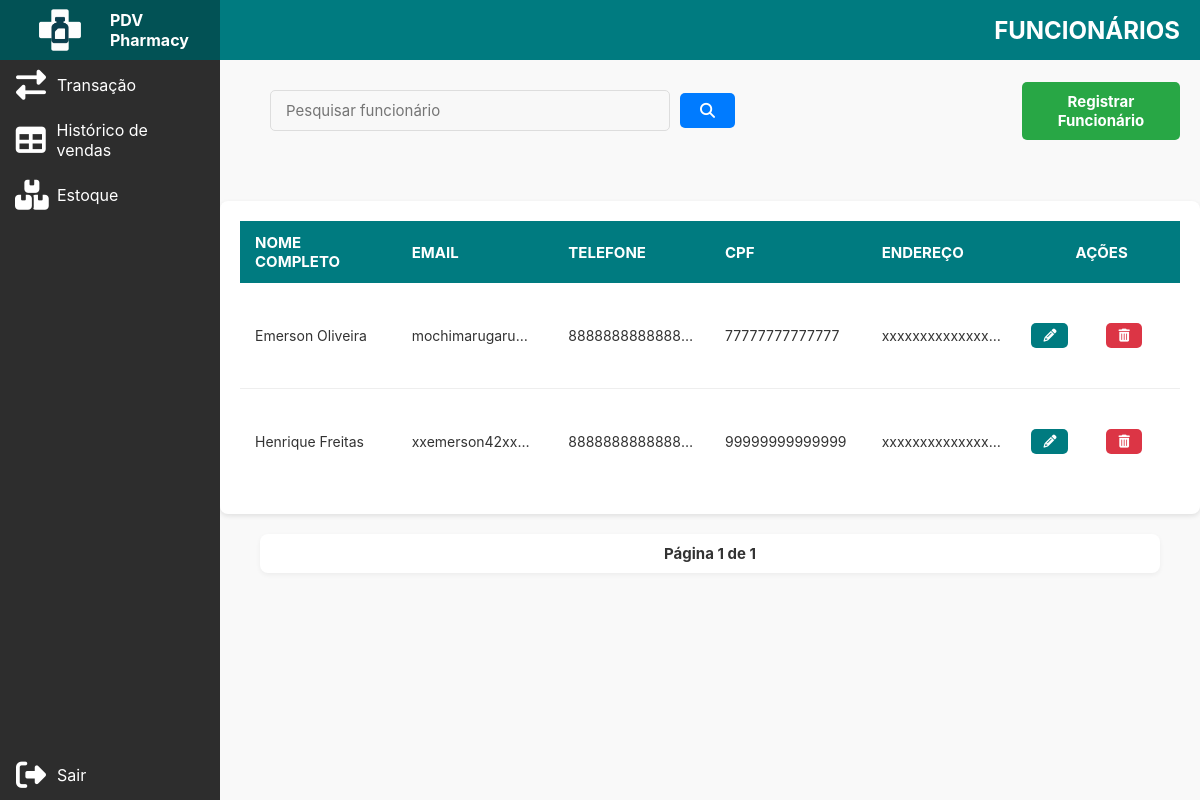
/funcionarios/listar/ (signed in), run on an earlier commit of the app's database.
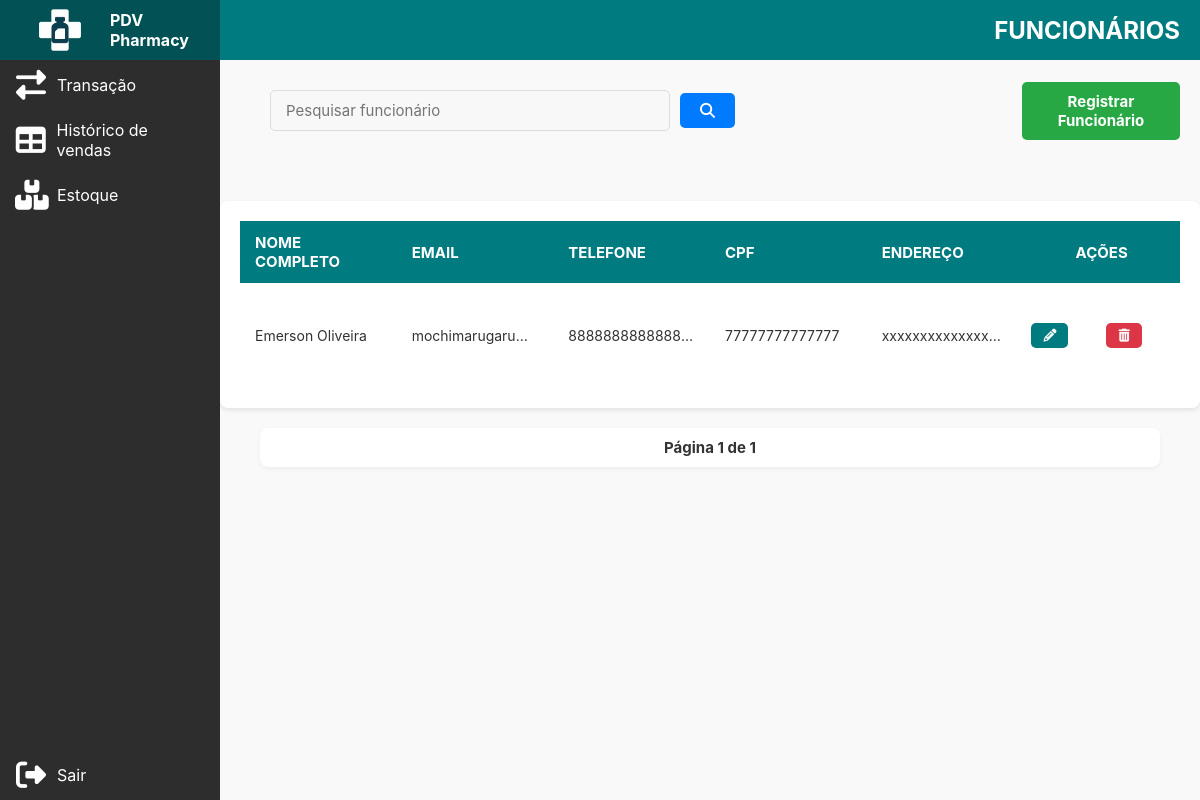
And on a later commit of the database.
### funcionario/models.py (models this page shows)
class Funcionario(models.Model):
    user = models.OneToOneField(User, on_delete=models.CASCADE, null=True, blank=True)  # ALTERADO TEMPORARIAMENTE
    SEXO_CHOICES = [
        ('M', 'Masculino'),
        ('F', 'Feminino'),
        ('O', 'Outro'),
    ]
    telefone = models.CharField(max_length=15)
    cpf = models.CharField(max_length=14, unique=True)
    endereco = models.CharField(max_length=255)
    sexo = models.CharField(max_length=1, choices=SEXO_CHOICES)
    data_nascimento = models.DateField()
    foto = models.ImageField(upload_to='fotos_funcionarios/', blank=True, null=True)
    observacao = models.TextField(blank=True, null=True)
    criado_em = models.DateTimeField(auto_now_add=True)

### funcionario/views.py (the view, shortened to what this page needs)
# urls.py: path('listar/', views.listar_funcionarios, name='listar_funcionarios'),
@login_required
def listar_funcionarios(request):
    if not is_dono(request.user):
        return redirect('login')
    query = request.GET.get('q', '')
    funcionarios_qs = Funcionario.objects.all().order_by('user__first_name', 'user__last_name')
    paginator = Paginator(funcionarios_qs, 10)
    page_number = request.GET.get('page')
    page_obj = paginator.get_page(page_number)
    return render(request, 'funcionarios/listar.html', {
        'page_obj': page_obj,
        'query': query
    })

### funcionario/views.py (called while the page is built)
def is_dono(user):
    return user.groups.filter(name='dono').exists()

### templates/funcionarios/listar.html (shortened to what this page needs)
{% load static %}
<html lang="pt">
<head>
    <link rel="stylesheet" href="{% static 'css/style_funcionario.css' %}">
    <link rel="stylesheet"  href="https://cdnjs.cloudflare.com/ajax/libs/font-awesome/6.4.0/css/all.min.css"/>
</head>
<body>
<div class="sidebar">
    <div class="sidebar-top">
        <img src="{% static 'img/logo-icon.png' %}" alt="Logo PDV Farma" class="logo">
        <span class="logo-text">PDV Pharmacy</span>
    </div>
    <a href="{% url 'nova_venda' %}"><i class="fas fa-exchange-alt"></i><span>Transação</span></a>
    <a href="{% url 'historico_vendas' %}"><i class="fas fa-solid fa-table"></i><span>Histórico de vendas</span></a>
    <a href="{% url 'listar_produtos' %}"><i class="fas fa-boxes"></i><span>Estoque</span></a>
        {% if user.is_authenticated %}
            <a href="#" class="logout-link">
                <i class="fas fa-sign-out-alt"></i><span>Sair</span>
            </a>
        {% endif %}
    </div>
<div class="main-content">
    <div class="topbar">
        FUNCIONÁRIOS
    </div>
    <div class="controls">
        <form method="GET" action="{% url 'listar_funcionarios' %}">
            <input type="text" name="q" value="{{ query }}" placeholder="Pesquisar funcionário">
            <button type="submit" class="button"><i class="fas fa-search"></i></button>
        </form>
        <a href="{% url 'registrar_funcionario' %}"><button class="button button-primary">Registrar Funcionário</button></a>
    </div>
    <div class="products-list-container">
        {% if page_obj %}
            <table class="data-table">
                <thead>
                    <tr>
                        <th>Nome Completo</th>
                        <th>Email</th>
                        <th>Telefone</th>
                        <th>CPF</th>
                        <th>Endereço</th>
                        <th>Ações</th>
                    </tr>
                </thead>
                <tbody>
                    {% for funcionario in page_obj %}
                        <tr>
                            <td>{{ funcionario.user.first_name }} {{ funcionario.user.last_name }}</td>
                            <td>{{ funcionario.user.email }}</td>
                            <td>{{ funcionario.telefone }}</td>
                            <td>{{ funcionario.cpf }}</td>
                            <td>{{ funcionario.endereco }}</td>
                            <td class="actions-cell">
    <a href="{% url 'editar_funcionario' funcionario.id %}" class="action-button edit">
        <i class="fas fa-pencil-alt"></i> </a>
    <form action="{% url 'deletar_funcionario' funcionario.id %}" method="post" style="display:inline;">
        <button type="submit" class="btn btn-danger" onclick="return confirm('Tem certeza que deseja deletar o funcionário {{ funcionario.user.first_name }} {{ funcionario.user.last_name }}? Esta ação é irreversível!');">
            <i class="fas fa-trash-alt"></i> </button>
    </form>
</td>
                        </tr>
                    {% endfor %}
                </tbody>
            </table>
        {% else %}
            <p style="text-align: center; margin-top: 20px;">Nenhum funcionário encontrado.</p>
        {% endif %}
    </div>
    <div class="paginacao">
        <span class="paginacao-info">Página {{ page_obj.number }} de {{ page_obj.paginator.num_pages }}</span>
    </div>
</div>
</body>
</html>

What changed in the data, as far as the page shows it:
removed Funcionario: user.first_name "Henrique", user.last_name "Freitas", user.email "xxemerson42xx…", telefone "8888888888888…", cpf "99999999999999", endereco "xxxxxxxxxxxxxxx…"
